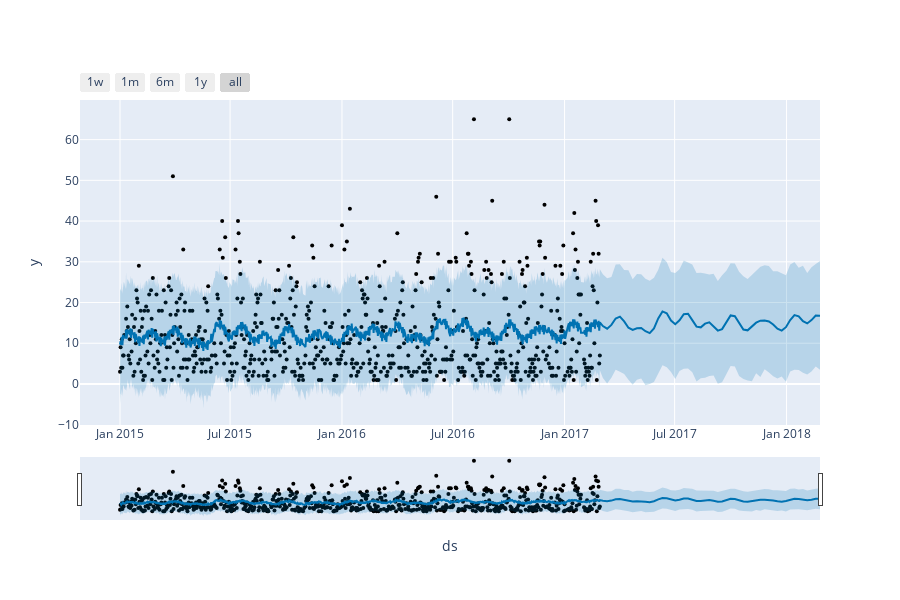

Here is the notebook cell this chart was saved with:
### Markdown cell above
##### Using Plotly

### Code cell
plot_plotly(model_Go_Wo_NMDVGP,forecast)

### Figure 1 — Plotly figure (JSON) as saved in the notebook; plotly's stock layout.template omitted (floating-point values rounded to 4 significant figures; data arrays with more than 128 entries replaced by an {"elided": "..."} marker saying what was removed)
{"data": [{"marker": {"color": "black", "size": 4}, "mode": "markers", "name": "Actual", "type": "scatter", "x": {"elided": "701 str values"}, "y": {"elided": "701 int values"}}, {"hoverinfo": "skip", "line": {"width": 0}, "mode": "lines", "type": "scatter", "x": {"elided": "753 str values"}, "y": {"elided": "753 float values"}}, {"fill": "tonexty", "fillcolor": "rgba(0, 114, 178, 0.2)", "line": {"color": "#0072B2", "width": 2}, "mode": "lines", "name": "Predicted", "type": "scatter", "x": {"elided": "753 str values"}, "y": {"elided": "753 float values"}}, {"fill": "tonexty", "fillcolor": "rgba(0, 114, 178, 0.2)", "hoverinfo": "skip", "line": {"width": 0}, "mode": "lines", "type": "scatter", "x": {"elided": "753 str values"}, "y": {"elided": "753 float values"}}], "layout": {"height": 600, "showlegend": false, "width": 900, "xaxis": {"rangeselector": {"buttons": [{"count": 7, "label": "1w", "step": "day", "stepmode": "backward"}, {"count": 1, "label": "1m", "step": "month", "stepmode": "backward"}, {"count": 6, "label": "6m", "step": "month", "stepmode": "backward"}, {"count": 1, "label": "1y", "step": "year", "stepmode": "backward"}, {"step": "all"}]}, "rangeslider": {"visible": true}, "title": {"text": "ds"}, "type": "date"}, "yaxis": {"title": {"text": "y"}}}}
